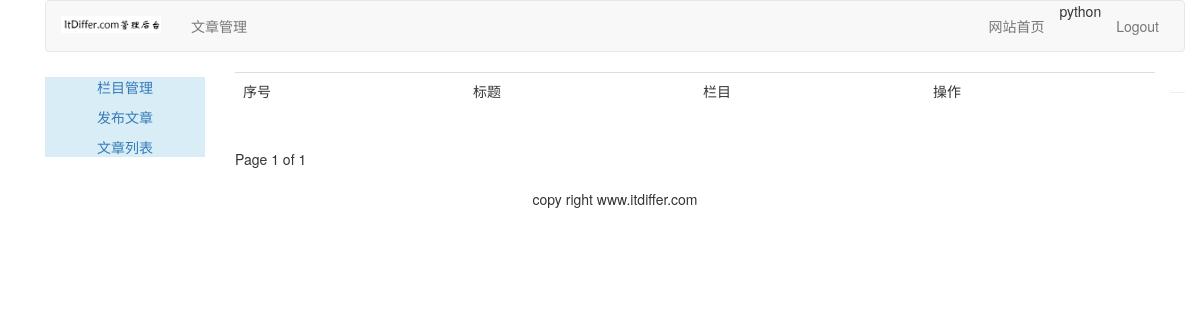
The app's page /article/article-list/ (signed in), older data.
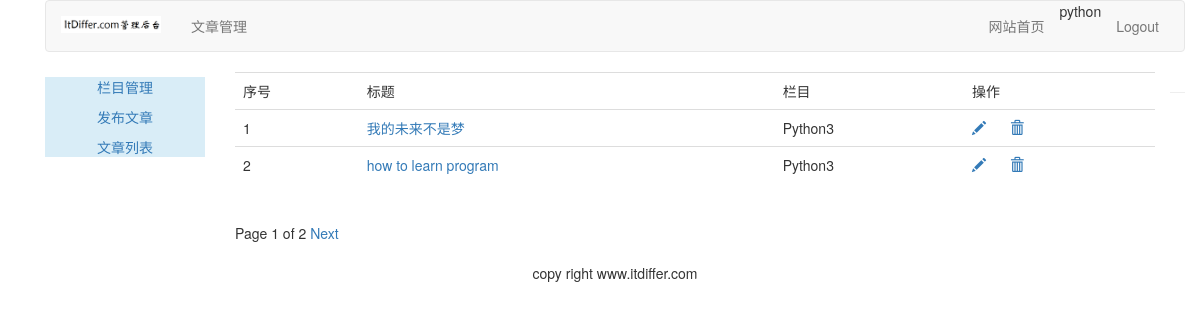
The same page, newer data.
### article/models.py (models this page shows, shortened)
class ArticlePost(models.Model):
	author = models.ForeignKey(User, on_delete=models.CASCADE, related_name="article")
	title = models.CharField(max_length=200)
	slug = models.SlugField(max_length=500)
	column = models.ForeignKey(ArticleColumn, on_delete=models.CASCADE, related_name="article_column")
	body = models.TextField()
	created = models.DateTimeField(default=timezone.now)    #②
	updated = models.DateTimeField(auto_now=True)
	class Meta:
		ordering = ("-updated",)
		index_together = (('id', 'slug'),)    #③
	def get_absolute_url(self):    #⑥
		return reverse("article:article_detail", args=[self.id, self.slug])

class ArticleColumn(models.Model):
	user = models.ForeignKey(User, on_delete=models.CASCADE, related_name='article_column')
	column = models.CharField(max_length=200)
	created = models.DateField(auto_now_add=True)
	def __str__(self):
		return self.column

### article/views.py (the view)
# urls.py: path('article-list/', views.article_list, name="article_list"),
@login_required(login_url='/account/login')
def article_list(request):
	articles_list = ArticlePost.objects.filter(author=request.user)
	paginator = Paginator(articles_list, 2)    #①
	page = request.GET.get('page')    #②
	try:
		current_page = paginator.page(page)    #③
		articles = current_page.object_list    #④
	except PageNotAnInteger:    #⑤
		current_page = paginator.page(1)
		articles = current_page.object_list
	except EmptyPage:    #⑥
		current_page = paginator.page(paginator.num_pages)    #⑦
		articles = current_page.object_list
	return render(request, "article/column/article_list.html", {"articles":articles, "page": current_page})

### templates/article/column/article_list.html (shortened to what this page needs)
{% extends "article/base.html" %}
{% load staticfiles %}
{% block content %}
<div>
    <table class="table table-hover">
    	<tr>
    		<td>序号</td>
    		<td>标题</td>
            <td>栏目</td>
    		<td>操作</td>
    	</tr>
    	{% for article in articles %}
    	<tr id={{ article.id }}>
    		<td>{{ forloop.counter }}</td>
    		<td><a href="{{ article.get_absolute_url }}">{{ article.title }}</a></td>
            <td>{{ article.column }}</td>
    		<td>
                <a name="edit" href="{% url 'article:redit_article' article.id %}"><span class="glyphicon glyphicon-pencil"></span></a>
                <a nane="delete" href="javascript:" onclick="del_article(this, {{ article.id }})"><span class="glyphicon glyphicon-trash" style="margin-left:20px;"></span></a>
            </td>
    	</tr>
    	{% endfor %}
    </table>
    {% include "paginator.html" %}
</div>
{% endblock %}

Row changes from the older to the newer data that the page shows:
added ArticlePost: title "我的未来不是梦", column "Python3"
added ArticlePost: title "how to learn program", column "Python3"
Text that changed along with them:
{{ page.paginator.num_pages }}: "1" → "2"
text now shown: "Next"
